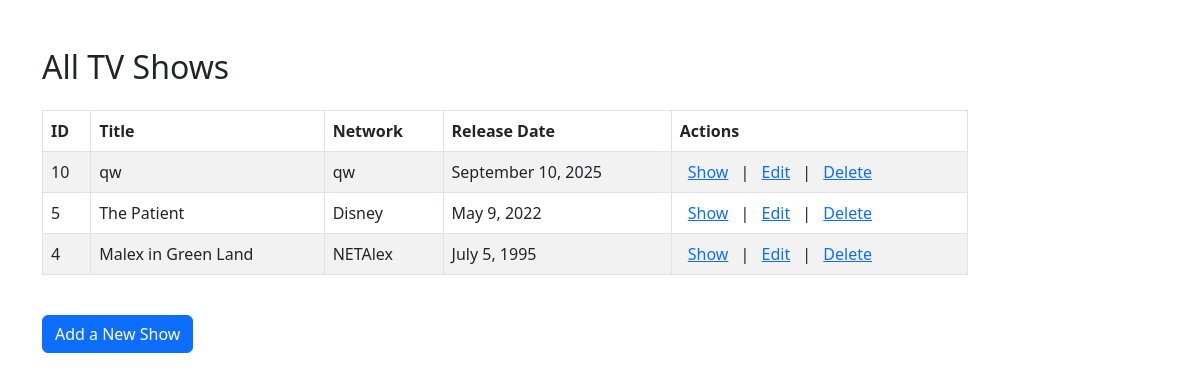
The app's page /shows, older data.
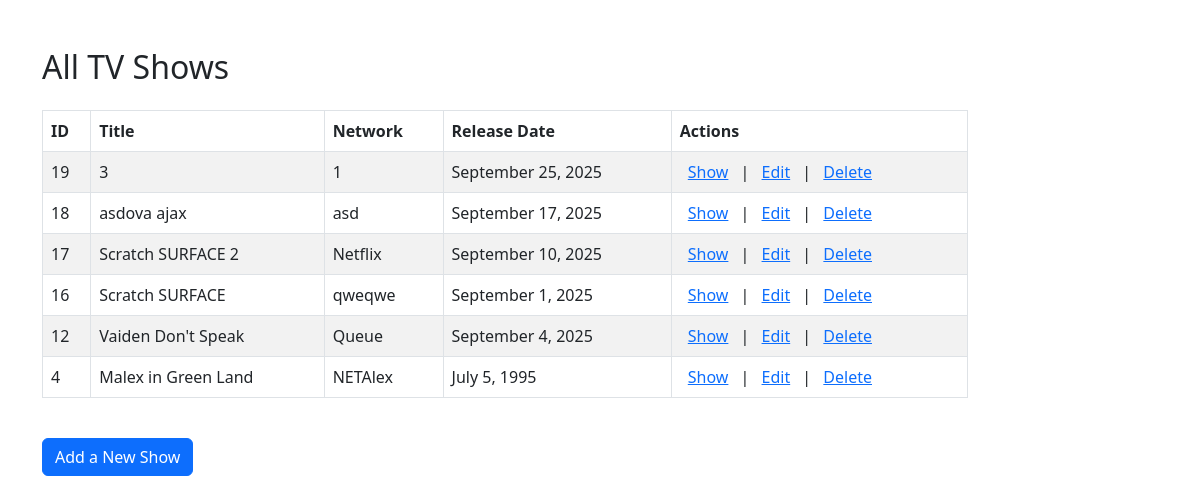
The same page, newer data.
### TVShows/models.py (models this page shows, shortened)
class TVShow(models.Model):
    title = models.CharField(max_length=255)
    network = models.CharField(max_length=255)
    release_date = models.DateField()
    desc = models.TextField()
    created_at = models.DateTimeField(auto_now_add=True)
    updated_at = models.DateTimeField(auto_now=True)

### TVShows/views.py (the view)
# urls.py: path('shows', views.index),
def index(request):
    shows = TVShow.objects.all().order_by('-created_at')
    return render(request, 'read-all.html', {'shows': shows})

### TVShows/templates/read-all.html (shortened to what this page needs)
<!DOCTYPE html>
<html lang="en">
<head>
    <link href="https://cdn.jsdelivr.net/npm/bootstrap@5.3.0/dist/css/bootstrap.min.css" rel="stylesheet">
</head>
<body>
    <div class="container mt-5">
        <div class="row">
            <div class="col-12">
                <h2 class="mb-4">All TV Shows</h2>
            </div>
        </div>
        <div class="row justify-content-start">
            <div class="col-md-10">
                <table class="table table-striped table-bordered">
                    <thead>
                        <tr>
                            <th>ID</th>
                            <th>Title</th>
                            <th>Network</th>
                            <th>Release Date</th>
                            <th>Actions</th>
                        </tr>
                    </thead>
                    <tbody>
                        {% for show in shows %}
                        <tr>
                            <td>{{ show.id }}</td>
                            <td>{{ show.title }}</td>
                            <td>{{ show.network }}</td>
                            <td>{{ show.release_date | date:"F j, Y" }}</td>
                            <td class="actions-links">
                                <a href="/shows/{{ show.id }}">Show</a> |
                                <a href="/shows/{{ show.id }}/edit">Edit</a> |
                                <form action="/shows/{{ show.id }}/destroy" method="post" style="display:inline;">
                                    <button type="submit" class="btn btn-link p-0 mx-2 align-baseline" style="color:#0d6efd; border:none; text-decoration:underline;">Delete</button>
                                </form>
                            </td>
                        </tr>
                        {% empty %}
                        <tr>
                            <td colspan="5" class="text-center">No TV shows available, try to add one.</td>
                        </tr>
                        {% endfor %}
                    </tbody>
                </table>
            </div>
        </div>
        <div class="row mt-4">
            <div class="col-12">
                <a href="/shows/new" class="btn btn-primary">Add a New Show</a>
            </div>
        </div>
    </div>
</body>
</html>

### TVShows/templates/read-all.html (style rules this page uses)
.actions-links a { margin: 8px; }

Row changes from the older to the newer data that the page shows:
removed TVShow: id "10", title "qw", network "qw", release_date "September 10, 2025"
removed TVShow: id "5", title "The Patient", network "Disney", release_date "May 9, 2022"
added TVShow: id "19", title "3", network "1", release_date "September 25, 2025"
added TVShow: id "18", title "asdova ajax", network "asd", release_date "September 17, 2025"
added TVShow: id "17", title "Scratch SURFACE 2", network "Netflix", release_date "September 10, 2025"
added TVShow: id "16", title "Scratch SURFACE", network "qweqwe", release_date "September 1, 2025"
added TVShow: id "12", title "Vaiden Don't Speak", network "Queue", release_date "September 4, 2025"
